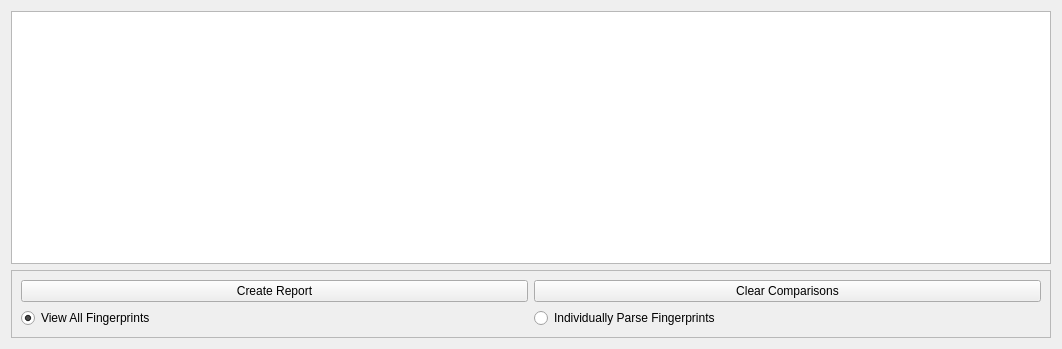
                    <widget class="QWidget" name="scrollAreaWidgetContents_3">
                     <property name="geometry">
                      <rect>
                       <x>0</x>
                       <y>0</y>
                       <width>1062</width>
                       <height>349</height>
                      </rect>
                     </property>
                     <layout class="QGridLayout" name="gridLayout_13">
                      <item row="0" column="0">
                       <widget class="QListWidget" name="filesListWidget">
                        <property name="styleSheet">
                         <string notr="true">background-color: none;
</string>
                        </property>
                       </widget>
                      </item>
                      <item row="1" column="0">
                       <widget class="QFrame" name="frame">
                        <property name="frameShape">
                         <enum>QFrame::StyledPanel</enum>
                        </property>
                        <property name="frameShadow">
                         <enum>QFrame::Raised</enum>
                        </property>
                        <layout class="QGridLayout" name="gridLayout_31">
                         <item row="0" column="0">
                          <widget class="QPushButton" name="pushButton">
                           <property name="text">
                            <string>Create Report</string>
                           </property>
                          </widget>
                         </item>
                         <item row="0" column="1">
                          <widget class="QPushButton" name="pushButton_3">
                           <property name="text">
                            <string>Clear Comparisons</string>
                           </property>
                          </widget>
                         </item>
                         <item row="1" column="0">
                          <widget class="QRadioButton" name="radioButton">
                           <property name="text">
                            <string>View All Fingerprints</string>
                           </property>
                           <property name="checked">
                            <bool>true</bool>
                           </property>
                          </widget>
                         </item>
                         <item row="1" column="1">
                          <widget class="QRadioButton" name="radioButton_2">
                           <property name="text">
                            <string>Individually Parse Fingerprints</string>
                           </property>
                           <property name="checkable">
                            <bool>true</bool>
                           </property>
                          </widget>
                         </item>
                        </layout>
                       </widget>
                      </item>
                     </layout>
                    </widget>
